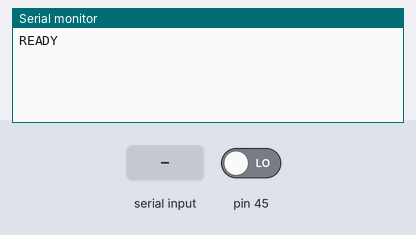
A sketch run on a simulated Arduino Mega 2560, built with avr-gcc and run on an emulated ATmega2560. On the bench: the last lines printed to the serial monitor. The inputs (shaded band) are chosen by the test bench; at power-on: pin 45 LOW.

Above: at 1.3 s.
1.4 s: "?\n" received over Serial
At 2.2 s:
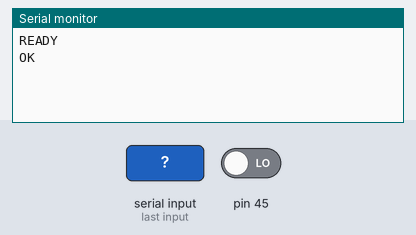
2.9 s: "90,45,200\n" received over Serial
At 3.4 s:
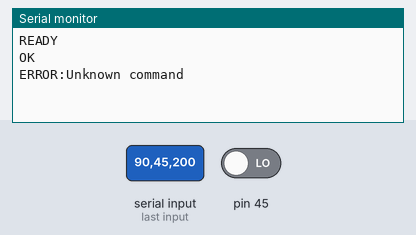
4.4 s: "0\n" received over Serial
At 5.6 s:
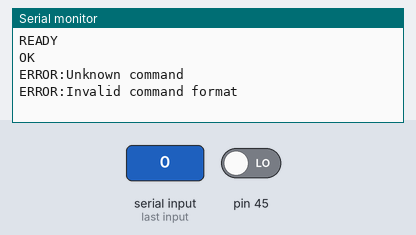
5.9 s: "W,45\n" received over Serial
At 6.8 s:
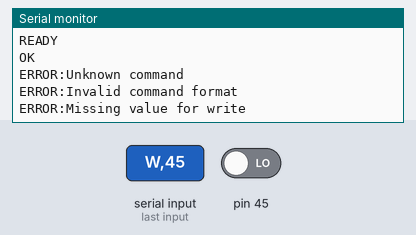
7.4 s: "R,45\n" received over Serial
At 8.0 s:
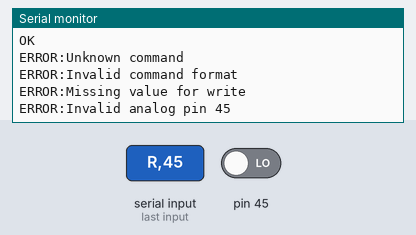
8.9 s: "D,45\n" received over Serial
At 10.3 s:
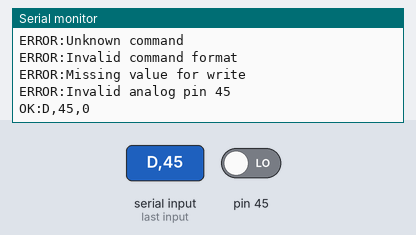

The sketch:

ControllinoSerialInterface.ino
```cpp
/*
 * Controllino Serial Command Interface
 *
 * Simple protocol for controlling Controllino pins via serial commands.
 * Commands:
 *   W,pin,value  - Write digital (W,2,1 = set pin 2 HIGH, W,2,0 = set pin 2 LOW)
 *   R,pin        - Read analog (R,54 = read analog from pin 54)
 *   D,pin        - Read digital (D,2 = read digital from pin 2, returns 0 or 1)
 *   ?            - Ping/alive check (responds with "OK")
 *
 * Baud rate: 115200
 */

#include <Controllino.h>

const unsigned long BAUD_RATE = 115200;
String inputString = "";
boolean stringComplete = false;

void setup() {
  Serial.begin(BAUD_RATE);
  inputString.reserve(50);

  // Send ready signal
  delay(100);
  Serial.println("READY");
}

void loop() {
  // Process serial commands
  if (stringComplete) {
    processCommand(inputString);
    inputString = "";
    stringComplete = false;
  }
}

// Serial event handler - called automatically when data arrives
void serialEvent() {
  while (Serial.available()) {
    char inChar = (char)Serial.read();

    if (inChar == '\n' || inChar == '\r') {
      if (inputString.length() > 0) {
        stringComplete = true;
      }
    } else {
      inputString += inChar;
    }
  }
}

void processCommand(String cmd) {
  cmd.trim();

  if (cmd.length() == 0) {
    return;
  }

  // Ping command
  if (cmd == "?") {
    Serial.println("OK");
    return;
  }

  // Parse command: W,pin,value or R,pin
  int firstComma = cmd.indexOf(',');
  if (firstComma == -1) {
    Serial.println("ERROR:Invalid command format");
    return;
  }

  char command = cmd.charAt(0);
  String pinStr = cmd.substring(firstComma + 1);

  if (command == 'W') {
    // Digital write: W,pin,value
    int secondComma = pinStr.indexOf(',');
    if (secondComma == -1) {
      Serial.println("ERROR:Missing value for write");
      return;
    }

    int pin = pinStr.substring(0, secondComma).toInt();
    int value = pinStr.substring(secondComma + 1).toInt();

    pinMode(pin, OUTPUT);
    digitalWrite(pin, value);
    Serial.print("OK:W,");
    Serial.print(pin);
    Serial.print(",");
    Serial.println(value);

  } else if (command == 'R') {
    // Analog read: R,pin (pin is hardware pin number 54-69 for A0-A15)
    int pin = pinStr.toInt();

    // Convert hardware pin number (54-69) to analog channel (0-15)
    int analogChannel = pin - 54;

    // Validate analog channel range
    if (analogChannel < 0 || analogChannel > 15) {
      Serial.print("ERROR:Invalid analog pin ");
      Serial.println(pin);
      return;
    }

    pinMode(pin, INPUT);
    int reading = analogRead(analogChannel);  // Use channel number, not pin number

    // Convert to voltage (0-5V range, 10-bit ADC)
    float voltage = (reading / 1023.0) * 5.0;

    Serial.print("OK:R,");
    Serial.print(pin);
    Serial.print(",");
    Serial.println(voltage, 3);  // 3 decimal places

  } else if (command == 'D') {
    // Digital read: D,pin
    int pin = pinStr.toInt();

    pinMode(pin, INPUT);
    int value = digitalRead(pin);

    Serial.print("OK:D,");
    Serial.print(pin);
    Serial.print(",");
    Serial.println(value);

  } else {
    Serial.println("ERROR:Unknown command");
  }
}
```

Measured:
- after the input at 1.4 s, the serial monitor: prints a new line at once (image 1)
- after the input at 2.9 s, the serial monitor: prints a new line at once (image 2)
- after the input at 4.4 s, the serial monitor: prints a new line at once (image 3)
- after the input at 5.9 s, the serial monitor: prints a new line at once (image 4)
- after the input at 7.4 s, the serial monitor: prints a new line at once (image 5)
- after the input at 8.9 s, the serial monitor: prints a new line at once (image 6)
